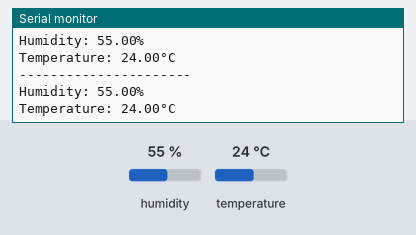
This sketch was run on a simulated Arduino Uno, built with avr-gcc and run on an emulated ATmega328P. Shown: the last lines printed to the serial monitor. The test bench sets the inputs (shaded band); at power-on: humidity 55 %, temperature 24 °C.

Above: at 4.8 s.
4.9 s: humidity set to 22 %
At 7.5 s:
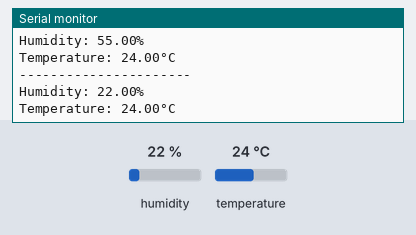
7.9 s: temperature set to 12 °C
At 8.8 s:
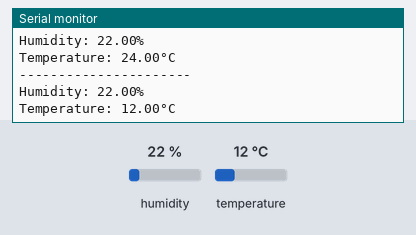
10.9 s: humidity set to 40 %
At 13.6 s:
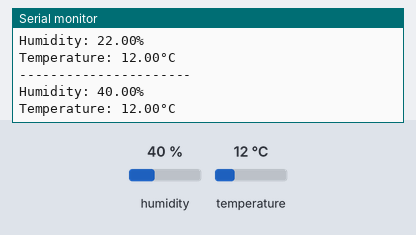
Timing chart, 0 to 15.1 s (numbered marks = the images above; inputs shaded):
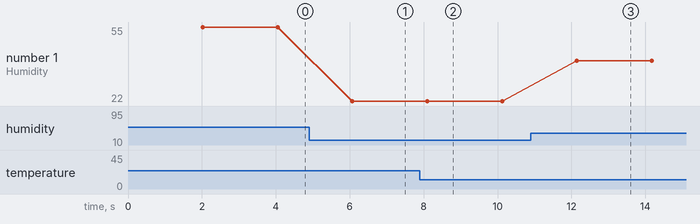

The sketch:

01_dht11_basics.ino
```cpp
#include <DHT.h>               // Handles the timing to talk to DHT11
#include <Adafruit_Sensor.h>   // Required by DHT library for standardized data

// Configuration
#define DHTPIN 4
#define DHTTYPE DHT11

// Create DHT object
DHT dht(DHTPIN, DHTTYPE);

void setup()
{
  Serial.begin(115200);
  Serial.println("DHT11 Sensor Test");

  // Initialize the sensor
  dht.begin();
}

void loop()
{
  // DHT11 is SLOW. can only take a reading once every ~2 seconds. if ask data too fast, will return garbage or NaN.
  delay(2000);

  // read the humidity (in %)
  float humidity = dht.readHumidity();

  // Read the temperature (in Celsius)
  float temperature = dht.readTemperature();

  // Check if any reads failed (sensor disconnected or read too fast)
  if (isnan(humidity) || isnan(temperature))
  {
    Serial.println("ERROR: Failed to read from DHT sensor!");
    return; // skip the rest of the loop and try again in 2 seconds
  }

  Serial.println("----------------------");
  Serial.print("Humidity: ");
  Serial.print(humidity);
  Serial.print("%\n");
  Serial.print("Temperature: ");
  Serial.print(temperature);
  Serial.print("°C\n\n");
}
```

Measured:
- after the input at 4.9 s, the serial monitor: prints a new line after 1.2 s (image 1)
- after the input at 7.9 s, the serial monitor: prints a new line after 0.20 s (image 2)
- after the input at 10.9 s, the serial monitor: prints a new line after 1.2 s (image 3)
- plotted number 1: 55 → 22 after the input at 4.9 s, 22 → 40 after the input at 10.9 s
